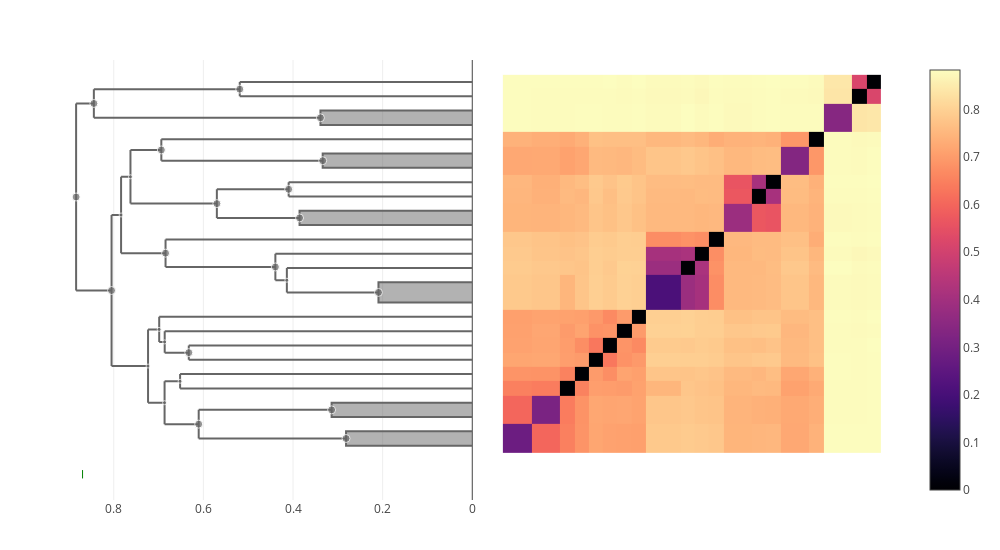

Write notebook code for a chart like this one.
### Markdown cell above
### leguminosarum

### Code cell
let taxon = "leguminosarum"
    trees[taxon] = cluster_annotate(cdata, taxon)
    plot(clustermap(cdata, trees[taxon]))
end

### Figure 1 — Plotly figure (JSON) as saved in the notebook; plotly's stock layout.template omitted (floating-point values rounded to 4 significant figures; data arrays with more than 128 entries replaced by an {"elided": "..."} marker saying what was removed)
{"data": [{"colorscale": {"elided": "256x2 mixed values"}, "type": "heatmap", "x": [0.5, 2.5, 4.5, 5.5, 6.5, 7.5, 8.5, 9.5, 10.5, 12.91, 13.91, 14.91, 15.91, 17.91, 18.91, 19.91, 21.91, 22.91, 24.91, 25.91, 26.91], "y": [0.5, 2.5, 4.5, 5.5, 6.5, 7.5, 8.5, 9.5, 10.5, 12.91, 13.91, 14.91, 15.91, 17.91, 18.91, 19.91, 21.91, 22.91, 24.91, 25.91, 26.91], "z": {"elided": "20x20 float values"}}, {"fill": "toself", "hoverinfo": "skip", "line": {"color": "#666666"}, "mode": "lines", "showlegend": false, "type": "scatter", "x": [0, 0.2817, 0.2817, 0], "xaxis": "x2", "y": [1, 1, 2, 2], "yaxis": "y"}, {"hoverinfo": "skip", "line": {"color": "#666666"}, "mode": "lines", "showlegend": false, "type": "scatter", "x": [0.6986, 0.6986, null, 0.6986, 0.6863, null, 0.6986, 0, null], "xaxis": "x2", "y": [8.25, 10, null, 8.25, 8.25, null, 10, 10, null], "yaxis": "y"}, {"hoverinfo": "skip", "line": {"color": "#666666"}, "mode": "lines", "showlegend": false, "type": "scatter", "x": [0.7836, 0.7836, null, 0.7836, 0.6844, null, 0.7836, 0.7627, null], "xaxis": "x2", "y": [14.45, 19.79, null, 14.45, 14.45, null, 19.79, 19.79, null], "yaxis": "y"}, {"fill": "toself", "hoverinfo": "skip", "line": {"color": "#666666"}, "mode": "lines", "showlegend": false, "type": "scatter", "x": [0, 0.3338, 0.3338, 0], "xaxis": "x2", "y": [20.41, 20.41, 21.41, 21.41], "yaxis": "y"}, {"hoverinfo": "skip", "line": {"color": "#666666"}, "mode": "lines", "showlegend": false, "type": "scatter", "x": [0.6104, 0.6104, null, 0.6104, 0.2817, null, 0.6104, 0.3139, null], "xaxis": "x2", "y": [1.5, 3.5, null, 1.5, 1.5, null, 3.5, 3.5, null], "yaxis": "y"}, {"hoverinfo": "skip", "line": {"color": "#666666"}, "mode": "lines", "showlegend": false, "type": "scatter", "x": [0.5699, 0.5699, null, 0.5699, 0.3854, null, 0.5699, 0.4097, null], "xaxis": "x2", "y": [16.91, 18.91, null, 16.91, 16.91, null, 18.91, 18.91, null], "yaxis": "y"}, {"hoverinfo": "skip", "line": {"color": "#666666"}, "mode": "lines", "showlegend": false, "type": "scatter", "x": [0.6938, 0.6938, null, 0.6938, 0.3338, null, 0.6938, 0, null], "xaxis": "x2", "y": [20.91, 22.41, null, 20.91, 20.91, null, 22.41, 22.41, null], "yaxis": "y"}, {"hoverinfo": "skip", "line": {"color": "#666666"}, "mode": "lines", "showlegend": false, "type": "scatter", "x": [0.6844, 0.6844, null, 0.6844, 0.4393, null, 0.6844, 0, null], "xaxis": "x2", "y": [13.49, 15.41, null, 13.49, 13.49, null, 15.41, 15.41, null], "yaxis": "y"}, {"hoverinfo": "skip", "line": {"color": "#666666"}, "mode": "lines", "showlegend": false, "type": "scatter", "x": [0.4097, 0.4097, null, 0.4097, 0, null, 0.4097, 0, null], "xaxis": "x2", "y": [18.41, 19.41, null, 18.41, 18.41, null, 19.41, 19.41, null], "yaxis": "y"}, {"hoverinfo": "skip", "line": {"color": "#666666"}, "mode": "lines", "showlegend": false, "type": "scatter", "x": [0.6519, 0.6519, null, 0.6519, 0, null, 0.6519, 0, null], "xaxis": "x2", "y": [5, 6, null, 5, 5, null, 6, 6, null], "yaxis": "y"}, {"fill": "toself", "hoverinfo": "skip", "line": {"color": "#666666"}, "mode": "lines", "showlegend": false, "type": "scatter", "x": [0, 0.2093, 0.2093, 0], "xaxis": "x2", "y": [11, 11, 12.41, 12.41], "yaxis": "y"}, {"fill": "toself", "hoverinfo": "skip", "line": {"color": "#666666"}, "mode": "lines", "showlegend": false, "type": "scatter", "x": [0, 0.3854, 0.3854, 0], "xaxis": "x2", "y": [16.41, 16.41, 17.41, 17.41], "yaxis": "y"}, {"hoverinfo": "skip", "line": {"color": "#666666"}, "mode": "lines", "showlegend": false, "type": "scatter", "x": [0.8049, 0.8049, null, 0.8049, 0.7234, null, 0.8049, 0.7836, null], "xaxis": "x2", "y": [6.562, 17.12, null, 6.562, 6.562, null, 17.12, 17.12, null], "yaxis": "y"}, {"hoverinfo": "skip", "line": {"color": "#666666"}, "mode": "lines", "showlegend": false, "type": "scatter", "x": [0.7627, 0.7627, null, 0.7627, 0.5699, null, 0.7627, 0.6938, null], "xaxis": "x2", "y": [17.91, 21.66, null, 17.91, 17.91, null, 21.66, 21.66, null], "yaxis": "y"}, {"hoverinfo": "skip", "line": {"color": "#666666"}, "mode": "lines", "showlegend": false, "type": "scatter", "x": [0.6863, 0.6863, null, 0.6863, 0.6326, null, 0.6863, 0, null], "xaxis": "x2", "y": [7.5, 9, null, 7.5, 7.5, null, 9, 9, null], "yaxis": "y"}, {"hoverinfo": "skip", "line": {"color": "#666666"}, "mode": "lines", "showlegend": false, "type": "scatter", "x": [0.4393, 0.4393, null, 0.4393, 0.4137, null, 0.4393, 0, null], "xaxis": "x2", "y": [12.56, 14.41, null, 12.56, 12.56, null, 14.41, 14.41, null], "yaxis": "y"}, {"hoverinfo": "skip", "line": {"color": "#666666"}, "mode": "lines", "showlegend": false, "type": "scatter", "x": [0.8839, 0.8839, null, 0.8839, 0.8049, null, 0.8839, 0.8444, null], "xaxis": "x2", "y": [11.84, 24.91, null, 11.84, 11.84, null, 24.91, 24.91, null], "yaxis": "y"}, {"hoverinfo": "skip", "line": {"color": "#666666"}, "mode": "lines", "showlegend": false, "type": "scatter", "x": [0.5188, 0.5188, null, 0.5188, 0, null, 0.5188, 0, null], "xaxis": "x2", "y": [25.41, 26.41, null, 25.41, 25.41, null, 26.41, 26.41, null], "yaxis": "y"}, {"hoverinfo": "skip", "line": {"color": "#666666"}, "mode": "lines", "showlegend": false, "type": "scatter", "x": [0.6866, 0.6866, null, 0.6866, 0.6104, null, 0.6866, 0.6519, null], "xaxis": "x2", "y": [2.5, 5.5, null, 2.5, 2.5, null, 5.5, 5.5, null], "yaxis": "y"}, {"fill": "toself", "hoverinfo": "skip", "line": {"color": "#666666"}, "mode": "lines", "showlegend": false, "type": "scatter", "x": [0, 0.3139, 0.3139, 0], "xaxis": "x2", "y": [3, 3, 4, 4], "yaxis": "y"}, {"hoverinfo": "skip", "line": {"color": "#666666"}, "mode": "lines", "showlegend": false, "type": "scatter", "x": [0.7234, 0.7234, null, 0.7234, 0.6866, null, 0.7234, 0.6986, null], "xaxis": "x2", "y": [4, 9.125, null, 4, 4, null, 9.125, 9.125, null], "yaxis": "y"}, {"hoverinfo": "skip", "line": {"color": "#666666"}, "mode": "lines", "showlegend": false, "type": "scatter", "x": [0.4137, 0.4137, null, 0.4137, 0.2093, null, 0.4137, 0, null], "xaxis": "x2", "y": [11.71, 13.41, null, 11.71, 11.71, null, 13.41, 13.41, null], "yaxis": "y"}, {"hoverinfo": "skip", "line": {"color": "#666666"}, "mode": "lines", "showlegend": false, "type": "scatter", "x": [0.6326, 0.6326, null, 0.6326, 0, null, 0.6326, 0, null], "xaxis": "x2", "y": [7, 8, null, 7, 7, null, 8, 8, null], "yaxis": "y"}, {"hoverinfo": "skip", "line": {"color": "#666666"}, "mode": "lines", "showlegend": false, "type": "scatter", "x": [0.8444, 0.8444, null, 0.8444, 0.3388, null, 0.8444, 0.5188, null], "xaxis": "x2", "y": [23.91, 25.91, null, 23.91, 23.91, null, 25.91, 25.91, null], "yaxis": "y"}, {"fill": "toself", "hoverinfo": "skip", "line": {"color": "#666666"}, "mode": "lines", "showlegend": false, "type": "scatter", "x": [0, 0.3388, 0.3388, 0], "xaxis": "x2", "y": [23.41, 23.41, 24.41, 24.41], "yaxis": "y"}, {"customdata": [[47, 4], [52, 4], [50, 13], [32, 2], [33, 2], [40, 4], [39, 4], [46, 3], [43, 6], [35, 2], [42, 2], [29, 3], [34, 2], [51, 23], [44, 3], [49, 7], [37, 5], [53, 27], [38, 2], [45, 6], [31, 2], [48, 10], [36, 4], [41, 2], [30, 2]], "hovertemplate": "ID: %{customdata[0]}<br>\nHeight: %{x:.3f}<br>\nGenome count: %{customdata[1]}\n\n<extra></extra>", "marker": {"color": "#666666", "size": [4, 8, 4, 8, 8, 8, 8, 8, 8, 8, 4, 8, 8, 8, 4, 4, 8, 8, 8, 4, 8, 4, 4, 8, 8]}, "mode": "markers", "showlegend": false, "type": "scatter", "x": [0.6986, 0.8444, 0.7836, 0.3338, 0.3388, 0.6104, 0.5699, 0.6938, 0.6844, 0.4097, 0.6519, 0.2093, 0.3854, 0.8049, 0.6863, 0.7627, 0.4393, 0.8839, 0.5188, 0.6866, 0.3139, 0.7234, 0.4137, 0.6326, 0.2817], "xaxis": "x2", "y": [9.125, 24.91, 17.12, 20.91, 23.91, 2.5, 17.91, 21.66, 14.45, 18.91, 5.5, 11.71, 16.91, 11.84, 8.25, 19.79, 13.49, 18.38, 25.91, 4, 3.5, 6.562, 12.56, 7.5, 1.5], "yaxis": "y"}, {"hovertemplate": "%{text} <br>\n%{x}\n<extra></extra>\n", "marker": {"color": "green", "line": {"color": "green", "width": 1}, "symbol": "line-ns"}, "mode": "markers", "text": ["etli"], "type": "scatter", "x": [0.8696], "xaxis": "x2", "y": [-1, -1]}], "layout": {"height": 550, "hovermode": "closest", "margin": {"b": 50, "l": 50, "r": 50, "t": 60}, "showlegend": false, "width": 1000, "xaxis": {"autorange": true, "domain": [0.505, 1], "range": [-1.049, 28.46], "scaleanchor": "y", "type": "linear", "visible": false}, "xaxis2": {"autorange": true, "domain": [0, 0.495], "range": [0.9422, 0], "rangemode": "nonnegative", "showspikes": true, "spikedash": "solid", "spikemode": "across", "spikethickness": 1, "type": "linear"}, "yaxis": {"autorange": true, "domain": [0, 1], "range": [-2.8, 27.95], "scaleanchor": "x", "type": "linear", "visible": false}}}
